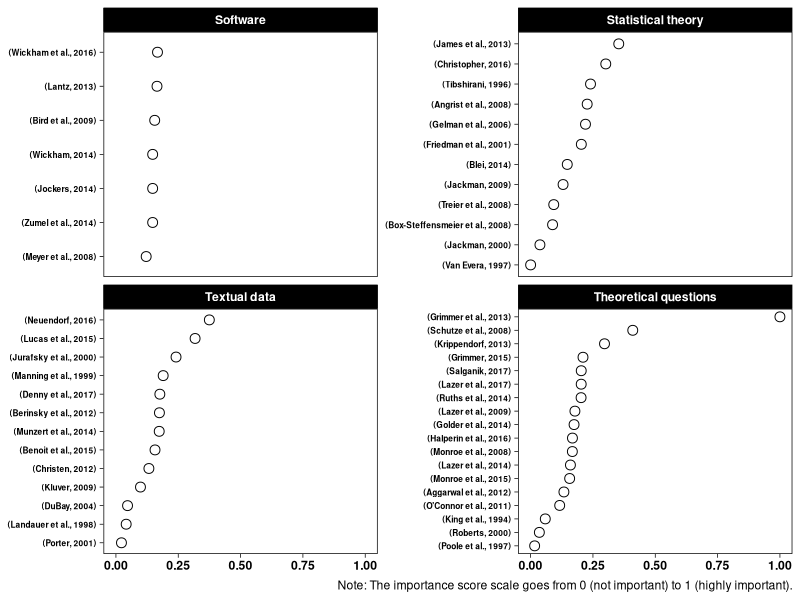
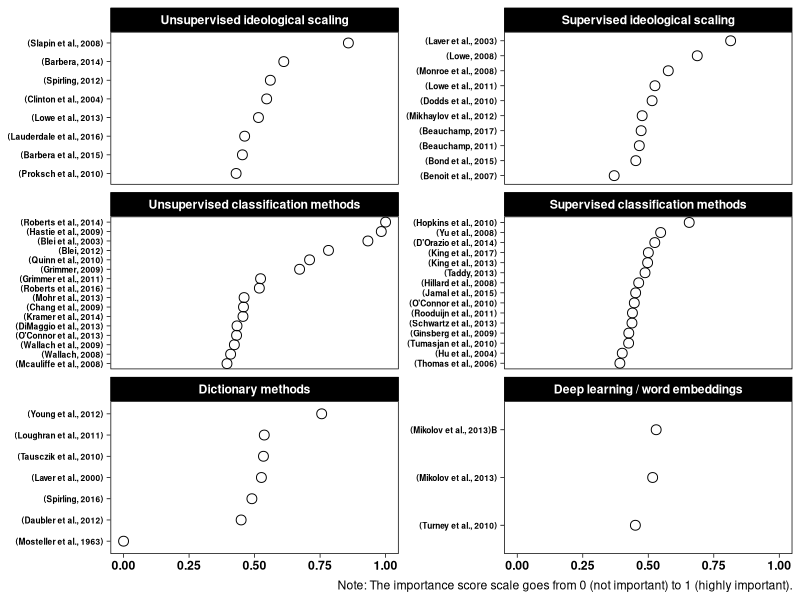
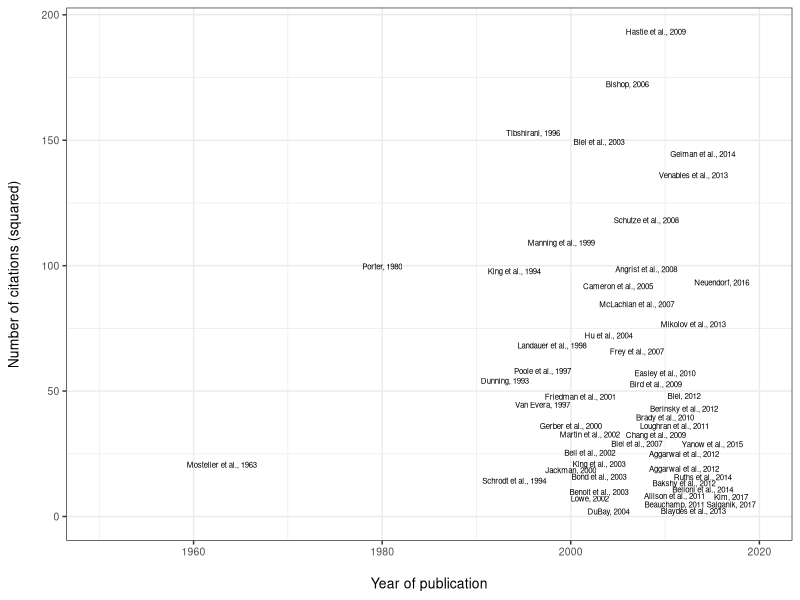
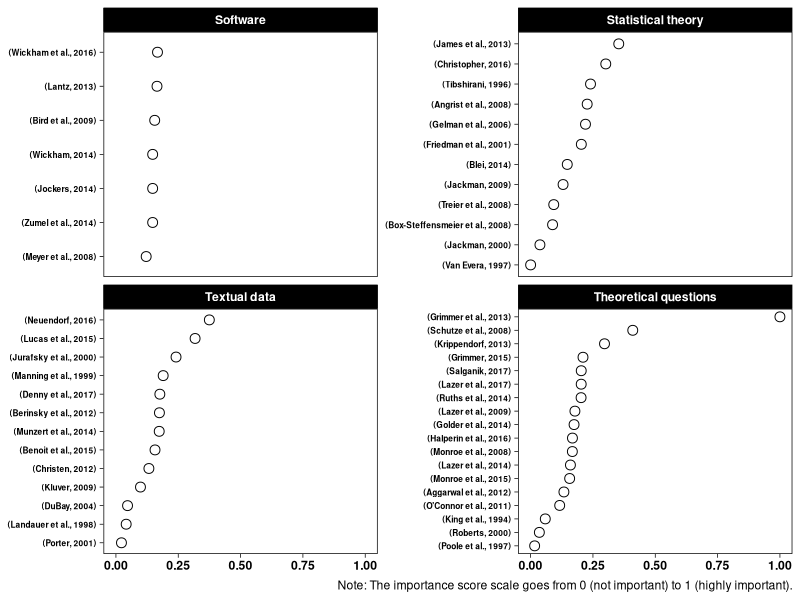
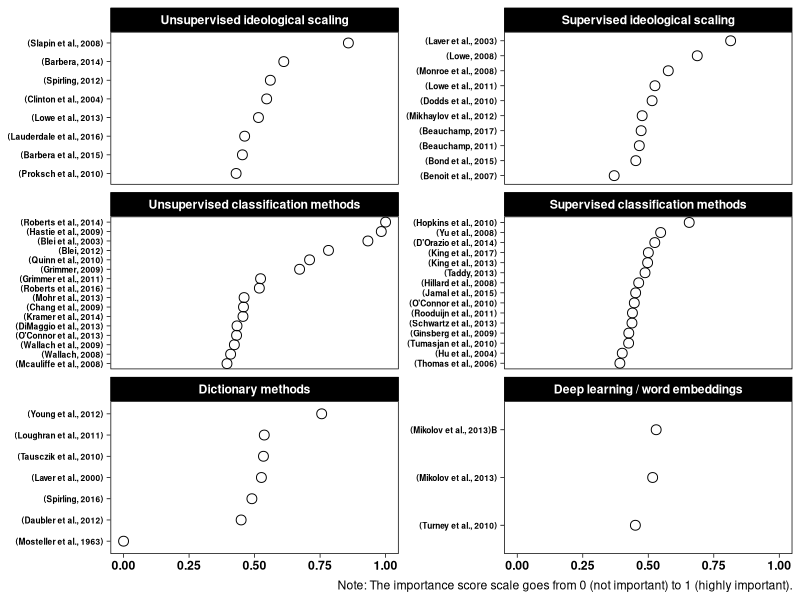
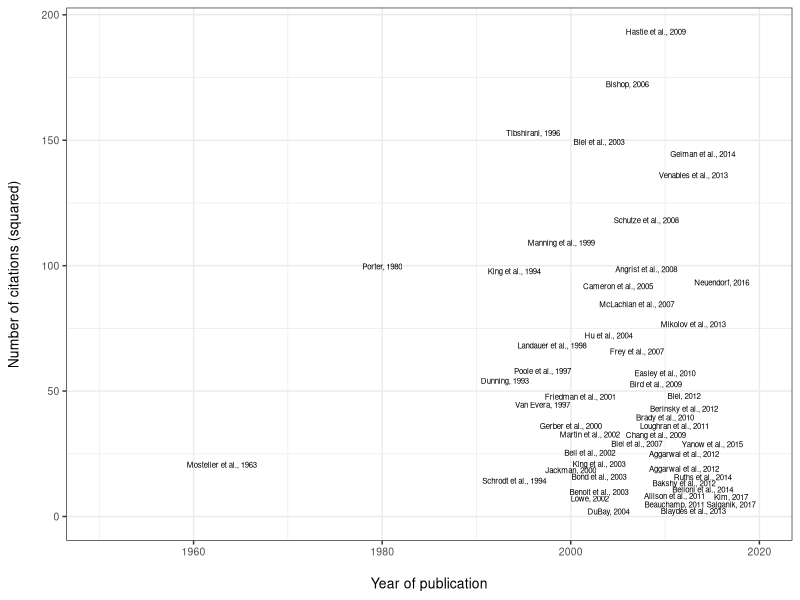

Write R code to recreate these figures, in order.
############################################## Code for Analysis of text analysis syllabi ######################################

##### 0 - Packages #####

library("tidyverse")
library("gmodels")
library("grid")
library("reshape2")

#### 0.2 - read data ####

DataClean <- read.csv("Data_Analysis_of_Text_Analysis_syllabi.csv")

#### 1- Dealing with Authors #### 

DataClean$author_all <- gsub(";", " & ", DataClean$author_all) # change the ; for &
DataClean$nAuthors <- unlist(lapply(strsplit(DataClean$author_all, " & "), function(x) length(x)))
DataClean$author_first <- unlist(lapply(strsplit(DataClean$author_all, " & "), `[[`, 1)) 
DataClean$author_second[DataClean$nAuthors >= 2] <- unlist(lapply(strsplit(DataClean$author_all[DataClean$nAuthors >= 2], " & "), `[[`, 2))
DataClean$author_third[DataClean$nAuthors >= 3] <- unlist(lapply(strsplit(DataClean$author_all[DataClean$nAuthors >= 3], " & "), `[[`, 3))
DataClean$author_forth[DataClean$nAuthors >= 4] <- unlist(lapply(strsplit(DataClean$author_all[DataClean$nAuthors >= 4], " & "), `[[`, 4))
DataClean$author_fifth[DataClean$nAuthors >= 5] <- unlist(lapply(strsplit(DataClean$author_all[DataClean$nAuthors >= 5], " & "), `[[`, 5))
DataClean$author_sixth[DataClean$nAuthors >= 6] <- unlist(lapply(strsplit(DataClean$author_all[DataClean$nAuthors >= 6], " & "), `[[`, 6))
DataClean$author_seventh[DataClean$nAuthors >= 7] <- unlist(lapply(strsplit(DataClean$author_all[DataClean$nAuthors >= 7], " & "), `[[`, 7))
DataClean$author_eighth[DataClean$nAuthors >= 8] <- unlist(lapply(strsplit(DataClean$author_all[DataClean$nAuthors >= 8], " & "), `[[`, 8))
DataClean$author_nineth[DataClean$nAuthors >= 9] <- unlist(lapply(strsplit(DataClean$author_all[DataClean$nAuthors >= 9], " & "), `[[`, 9))
DataClean$author_tenth[DataClean$nAuthors >= 10] <- unlist(lapply(strsplit(DataClean$author_all[DataClean$nAuthors >= 10], " & "), `[[`, 10))


#### 2 - CREATE THE CITATION ####
DataClean$citationAuthorYear[DataClean$nAuthors == 1] <- paste0("(",
                                                                unlist(lapply(strsplit(DataClean$author_first[DataClean$nAuthors == 1], ","), `[[`, 1)),
                                                                ", ",
                                                                DataClean$year[DataClean$nAuthors == 1],
                                                                ")") # originally with a - after # originally with a -
DataClean$citationAuthorYear[DataClean$nAuthors > 1] <- paste0("(",
                                                               unlist(lapply(strsplit(DataClean$author_first[DataClean$nAuthors > 1], ","), `[[`, 1)),
                                                               " et al., ",
                                                               DataClean$year[DataClean$nAuthors > 1],
                                                               ")") # originally with a - after # originally with a -

DataClean$citationAuthorYearTitle <- paste(DataClean$title, DataClean$citationAuthorYear)

#### 3 - Graph 3: Formula ####
DataClean$formula1 <- (as.numeric(scale(DataClean$nSyllabi, center = TRUE, scale = TRUE))^2) * 
  (as.numeric(scale(DataClean$nCites, center = TRUE, scale = TRUE)) +
     as.numeric(scale(DataClean$year, center = TRUE, scale = TRUE)))

DataClean$formula2 <- as.numeric(scale(DataClean$nSyllabi, center = TRUE, scale = TRUE)) + 
  as.numeric(scale(DataClean$nCites, center = TRUE, scale = TRUE)) +
  as.numeric(scale(DataClean$year, center = TRUE, scale = TRUE))

normalize0to1 <- function(x){
  y <- (x - min(x)) / (max(x) - min(x))
  return(y)
}    

DataClean$formula3 <- normalize0to1(as.numeric(scale(DataClean$nSyllabi, center = TRUE, scale = TRUE))) + 
  normalize0to1(as.numeric(scale(DataClean$nCites, center = TRUE, scale = TRUE))) +
  normalize0to1(as.numeric(scale(DataClean$year, center = TRUE, scale = TRUE)))



DataClean_Trim_three <- dplyr::filter(DataClean, DataClean$nSyllabi>=3)

## Eliminate doubles

DataClean_Trim_three <- DataClean_Trim_three[-c(65, 66), ]

## Rescale the original source index (from 0 to 2) to 0 to 1 to simplify its meaning 

DataClean_Trim_three$formula3_0_to_1 <- NA 
DataClean_Trim_three$formula3_0_to_1 <- DataClean_Trim_three$formula3/2

## Recode the category variable into a caracter variable

DataClean_Trim_three$category_new <- NA
DataClean_Trim_three$category_new[DataClean_Trim_three$category == 1  ] <- "Theoretical questions"
DataClean_Trim_three$category_new[DataClean_Trim_three$category == 2  ] <- "Textual data"
DataClean_Trim_three$category_new[DataClean_Trim_three$category == 3  ] <- "Dictionary methods"
DataClean_Trim_three$category_new[DataClean_Trim_three$category == 4  ] <- "Supervised ideological scaling"
DataClean_Trim_three$category_new[DataClean_Trim_three$category == 5  ] <- "Supervised classification methods"
DataClean_Trim_three$category_new[DataClean_Trim_three$category == 6  ] <- "Unsupervised ideological scaling"
DataClean_Trim_three$category_new[DataClean_Trim_three$category == 7  ] <- "Unsupervised classification methods"
DataClean_Trim_three$category_new[DataClean_Trim_three$category == 8  ] <- "Statistical theory"
DataClean_Trim_three$category_new[DataClean_Trim_three$category == 9  ] <- "Deep learning / word embeddings"
DataClean_Trim_three$category_new[DataClean_Trim_three$category == 10 ] <- "Software"
table(DataClean_Trim_three$category_new)

#### 4 Graph (Of software, statistical theory, textual data and theoritical questions) with the facewrap category 1 to 6 ####

DataClean_category1_4_6_7 <- DataClean_Trim_three %>%
  filter(category %in% c(1,2,8,10))

#### 4.1 - Graph ####

DataClean_category1_4_6_7$citationAuthorYear[duplicated(DataClean_category1_4_6_7$citationAuthorYear)] <-
  paste0(DataClean_category1_4_6_7$citationAuthorYear[duplicated(DataClean_category1_4_6_7$citationAuthorYear)],"B")

DataClean_category1_4_6_7$citationAuthorYearTitle <- 
  str_wrap(DataClean_category1_4_6_7$citationAuthorYearTitle,70)

DataClean_category1_4_6_7$value <-
  scales::rescale(DataClean_category1_4_6_7$formula3_0_to_1,c(0,1))

ggplot(DataClean_category1_4_6_7, 
       aes(x=reorder(citationAuthorYear,value), y=as.numeric(value)), group=category_new) +
  geom_point(size=3,shape=1) +
  coord_flip() +
  theme_classic(base_size = 40) +
  theme_linedraw() + 
  facet_wrap(~category_new,scales = "free_y") +
  theme(axis.text.y=element_text(size = 6, face= "bold"), panel.grid = element_blank(),
        panel.grid.major.x = element_blank(), axis.title.x=element_blank(), 
        panel.grid.minor.x = element_blank(), axis.title.y=element_blank(), 
        axis.text.x=element_text(face = "bold"),
        strip.text = element_text(face = "bold"),
        panel.background = element_rect(fill="transparent")) +
  labs(caption = "Note: The importance score scale goes from 0 (not important) to 1 (highly important).")

ggsave("F1.tiff",width=8,height=5, dpi = 300)

#### 5 Graph (On the methods in text analysis)####

DataClean_category1_4_6_7 <- DataClean_Trim_three %>%
  filter(!(category %in% c(1,2,8,10)))

DataClean_category1_4_6_7 <-
  DataClean_category1_4_6_7[-which((DataClean_category1_4_6_7$citationAuthorYear=="(Roberts et al., 2016)"))[2],]

DataClean_category1_4_6_7$citationAuthorYear[duplicated(DataClean_category1_4_6_7$citationAuthorYear)] <-
  paste0(DataClean_category1_4_6_7$citationAuthorYear[duplicated(DataClean_category1_4_6_7$citationAuthorYear)],"B")

DataClean_category1_4_6_7$citationAuthorYearTitle <- 
  str_wrap(DataClean_category1_4_6_7$citationAuthorYearTitle,70)

DataClean_category1_4_6_7$value <-
  scales::rescale(DataClean_category1_4_6_7$formula3_0_to_1,c(0,1))

DataClean_category1_4_6_7$category_new <- factor(DataClean_category1_4_6_7$category_new,
                                                 levels=c("Unsupervised ideological scaling", "Supervised ideological scaling", 
                                                          "Unsupervised classification methods", "Supervised classification methods", 
                                                          "Dictionary methods", "Deep learning / word embeddings"))
#### 6 - Graph ####

ggplot(DataClean_category1_4_6_7, 
       aes(x=reorder(citationAuthorYear,value), y=as.numeric(value)), group=category_new) +
  geom_point(size=3,shape=1) +
  coord_flip() +
  facet_wrap(~category_new,scales = "free_y", nrow=3) +
  theme_classic(base_size = 40) +
  theme_linedraw() +      
  theme(axis.text.y=element_text(size = 6, face= "bold"), panel.grid = element_blank(),
        panel.grid.major.x = element_blank(), axis.title.x=element_blank(), 
        panel.grid.minor.x = element_blank(), axis.title.y=element_blank(), 
        axis.text.x=element_text(face = "bold"),
        strip.text = element_text(face = "bold"),
        panel.background = element_rect(fill="transparent"))  +
  labs(caption = "Note: The importance score scale goes from 0 (not important) to 1 (highly important).")

ggsave("F2.tiff",width=8,height=(5*3)/2, dpi = 300)


#### 7 - Graph figure 3 (Citations - Year of publication) ####

### TIME
DataClean$citationAuthorYear_NoParenthesis <- gsub("(", "", DataClean$citationAuthorYear, fixed="TRUE")
DataClean$citationAuthorYear_NoParenthesis <- gsub(")", "", DataClean$citationAuthorYear_NoParenthesis, fixed="TRUE")

ggplot(dplyr::filter(DataClean, DataClean$nSyllabi>=2), 
       aes(y=sqrt(nCites), x=as.numeric(year))) +
  geom_text(aes(label=citationAuthorYear_NoParenthesis), check_overlap=T, size=2) +
  scale_x_continuous(name="\nYear of publication" ,limits=c(1950,2020)) +
  theme_bw() +
  theme(axis.title.x=element_text(size=10),
        axis.title.y=element_text(size=10),
        axis.text = element_text(size = 7.5)) +
  ylab("Number of citations (squared)\n")

ggsave("F3.tiff", width = 6, height = 3, dpi = 300)
